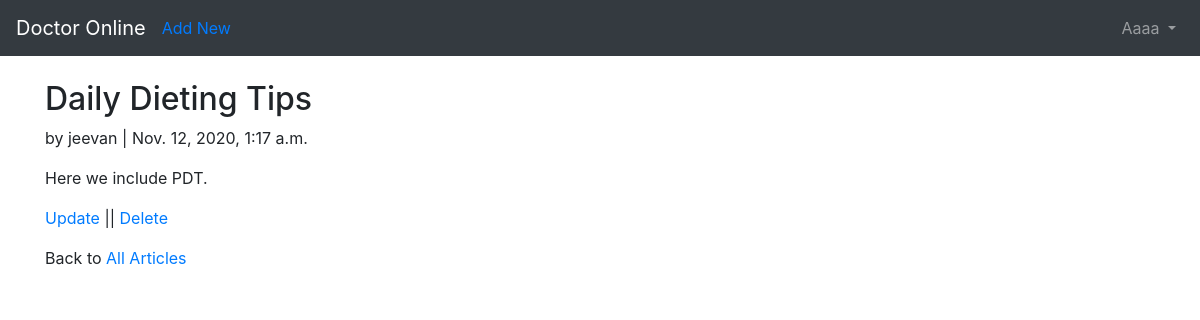
The app's page /articles/2/ (signed in) with its own data.
### users/models.py (models this page shows)
class CustomUser(AbstractUser):
	age=models.PositiveIntegerField(null=True,blank=True)

### articles/models.py (models this page shows, shortened)
class Article(models.Model):
   title=models.CharField(max_length=255)
   body=models.TextField()
   date=models.DateTimeField(auto_now_add=True)
   author=models.ForeignKey(
   get_user_model(),
   on_delete=models.CASCADE,
   )

### articles/views.py (the view)
# urls.py: path('<int:pk>/',ArticleDetailView.as_view(),name='article_detail'),
class ArticleDetailView(DetailView):
   model=Article
   template_name='article_detail.html'

### templates/article_detail.html
{% extends "base.html" %}
{% block content %}
<div class="article-entry">
   <h2>{{ object.title }}</h2>
      <p>by {{ object.author }} | {{object.date}}</p>
      <p>{{ object.body }}</p>
</div>
<p><a href="{% url 'article_update' article.pk %}"> Update </a>||
<a href="{% url 'article_delete' article.pk %}"> Delete </a></p>
<p>Back to<a href="{% url 'article_list'%}"> All Articles </a></p>
{% endblock content %}

### templates/base.html (shortened to what this page needs)
<!doctype html>
<html lang="en">
<head>
 <link rel="stylesheet"
href="https://stackpath.bootstrapcdn.com/bootstrap/4.1.3/css/\
bootstrap.min.css"
integrity="sha384-MCw98/SFnGE8fJT3GXwEOngsV7Zt27NXFoaoApmYm81i\
uXoPkFOJwJ8ERdknLPMO"
crossorigin="anonymous">
</head>
<body>
<nav class="navbar navbar-expand-md navbar-dark bg-dark mb-4">
<a class="navbar-brand" href="{% url 'home' %}">Doctor Online</a>
{% if user.is_authenticated %}
<ul class="navbar-nav mr-auto">
<li class="nav-item"><a href="{%url 'article_new' %}"> Add New </a></li>
</ul>
{% endif %}
<div class="collapse navbar-collapse" id="navbarCollapse">
{% if user.is_authenticated %}
<ul class="navbar-nav ml-auto">
<li class="nav-item">
<a class="nav-link dropdown-toggle" href="#" id="userMenu"
data-toggle="dropdown" aria-haspopup="true"
aria-expanded="false"> {{ user.username }} </a>
</li>
</ul>
{% else %}
<form class="form-inline ml-auto">
<a href="{% url 'login' %}" class="btn btn-outline-secondary"> Log In</a>
<a href="{% url 'signup' %}" class="btn btn-primary ml-2"> Sign up</a>
</form>
{% endif %}
</div>
</nav>
<div class="container">
{% block content %}
{% endblock content %}
</div>
</body>
</html>

### records on screen
CustomUser: username "Aaaa"
Article: title "Daily Dieting Tips", author "jeevan", date "Nov. 12, 2020, 1:17 a.m.", body "Here we include PDT."
